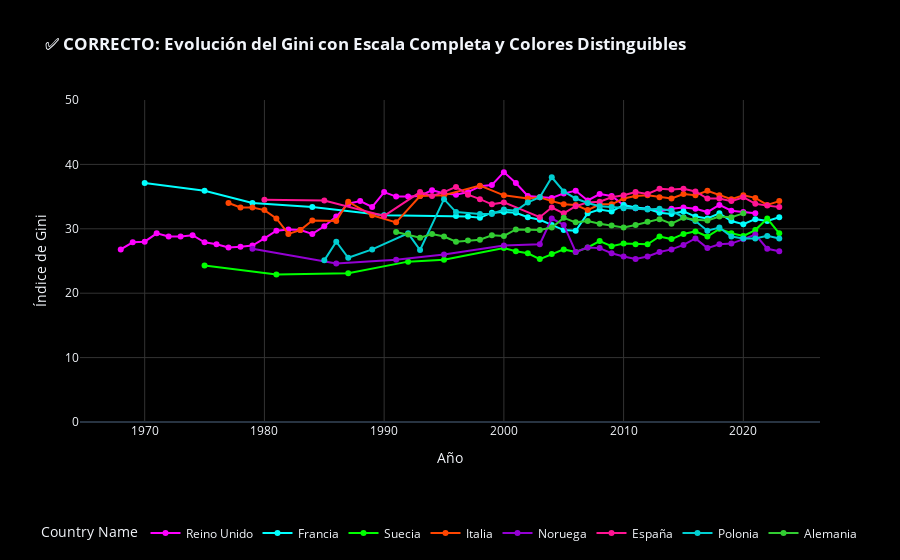

The cell this chart's notebook holds for it:
### Markdown cell above
## Comparación: Visualización Correcta vs. Problemática

A continuación se muestra una comparación lado a lado para demostrar el impacto de estos problemas.

### Code cell
# ==========================================================
# COMPARACIÓN: Correcta vs. Problemática
# ==========================================================

# VISUALIZACIÓN CORRECTA
print("✅ VISUALIZACIÓN CORRECTA:")
print("   - Eje Y desde 0 hasta 50")
print("   - Paleta de colores contrastantes y distinguibles")

COLOR_PALETTE_CORRECTA = ['#FF00FF', '#00FFFF', '#00FF00', '#FF4500', '#9400D3',
                          '#FF1493', '#00CED1', '#32CD32']

fig_correcta = px.line(
    df_estudio.sort_values('Year'),
    x='Year',
    y='Value',
    color='Country Name',
    color_discrete_sequence=COLOR_PALETTE_CORRECTA,  # ✅ Colores contrastantes
    markers=True,
    title='<b>✅ CORRECTO: Evolución del Gini con Escala Completa y Colores Distinguibles</b>',
    labels={'Value': 'Índice de Gini', 'Year': 'Año'}
)

fig_correcta.update_layout(
    template='plotly_dark',
    plot_bgcolor='black',
    paper_bgcolor='black',
    yaxis=dict(
        range=[0, 50],  # ✅ Comienza en 0, rango completo
        gridcolor='#333'
    ),
    xaxis=dict(gridcolor='#333'),
    legend=dict(
        orientation="h",
        yanchor="top",
        y=-0.3,
        xanchor="center",
        x=0.5
    )
)

fig_correcta.show()

print("\n" + "="*80)
print("RESUMEN DE PROBLEMAS IDENTIFICADOS:")
print("="*80)
print("1. ❌ Eje Y truncado: Exagera falsamente las diferencias")
print("2. ❌ Paleta de colores similar: Dificulta distinguir países")
print("3. ❌ Múltiples países con colores casi idénticos: Imposible seguir líneas")
print("4. ❌ Leyenda mal posicionada o muy pequeña: Dificulta la lectura")
print("\n✅ SOLUCIONES:")
print("1. ✅ Eje Y desde 0: Muestra la verdadera magnitud")
print("2. ✅ Paleta contrastante: Facilita la comparación")
print("3. ✅ Limitar número de países o usar small multiples")
print("4. ✅ Leyenda clara y bien posicionada")

### Figure 1 — Plotly figure (JSON) as saved in the notebook; plotly's stock layout.template omitted (floating-point values rounded to 4 significant figures)
{"data": [{"hovertemplate": "Country Name=Reino Unido<br>Año=%{x}<br>Índice de Gini=%{y}<extra></extra>", "legendgroup": "Reino Unido", "line": {"color": "#FF00FF", "dash": "solid"}, "marker": {"symbol": "circle"}, "mode": "lines+markers", "name": "Reino Unido", "orientation": "v", "showlegend": true, "x": [1968, 1969, 1970, 1971, 1972, 1973, 1974, 1975, 1976, 1977, 1978, 1979, 1980, 1981, 1982, 1983, 1984, 1985, 1986, 1987, 1988, 1989, 1990, 1991, 1992, 1993, 1994, 1995, 1996, 1997, 1998, 1999, 2000, 2001, 2002, 2003, 2004, 2005, 2006, 2007, 2008, 2009, 2010, 2011, 2012, 2013, 2014, 2015, 2016, 2017, 2018, 2019, 2020, 2021], "xaxis": "x", "y": [26.8, 27.9, 28.0, 29.3, 28.8, 28.8, 29.0, 27.9, 27.6, 27.1, 27.2, 27.4, 28.5, 29.7, 29.9, 29.8, 29.2, 30.4, 31.9, 33.9, 34.3, 33.4, 35.7, 35.0, 35.0, 35.1, 36.0, 35.5, 35.3, 35.7, 36.6, 36.8, 38.8, 37.1, 35.1, 34.9, 34.8, 35.5, 35.9, 34.4, 35.4, 35.1, 33.7, 33.2, 33.1, 32.7, 33.1, 33.3, 33.1, 32.6, 33.7, 32.8, 32.6, 32.4], "yaxis": "y", "type": "scatter"}, {"hovertemplate": "Country Name=Francia<br>Año=%{x}<br>Índice de Gini=%{y}<extra></extra>", "legendgroup": "Francia", "line": {"color": "#00FFFF", "dash": "solid"}, "marker": {"symbol": "circle"}, "mode": "lines+markers", "name": "Francia", "orientation": "v", "showlegend": true, "x": [1970, 1975, 1979, 1984, 1990, 1996, 1997, 1998, 1999, 2000, 2001, 2002, 2003, 2004, 2005, 2006, 2007, 2008, 2009, 2010, 2011, 2012, 2013, 2014, 2015, 2016, 2017, 2018, 2019, 2020, 2021, 2022, 2023], "xaxis": "x", "y": [37.1, 35.9, 34.0, 33.4, 32.1, 32.0, 31.9, 31.7, 32.5, 32.6, 32.5, 31.8, 31.4, 30.6, 29.8, 29.7, 32.4, 33.0, 32.7, 33.7, 33.3, 33.1, 32.5, 32.3, 32.7, 31.9, 31.6, 32.4, 31.2, 30.7, 31.5, 31.2, 31.8], "yaxis": "y", "type": "scatter"}, {"hovertemplate": "Country Name=Suecia<br>Año=%{x}<br>Índice de Gini=%{y}<extra></extra>", "legendgroup": "Suecia", "line": {"color": "#00FF00", "dash": "solid"}, "marker": {"symbol": "circle"}, "mode": "lines+markers", "name": "Suecia", "orientation": "v", "showlegend": true, "x": [1975, 1981, 1987, 1992, 1995, 2000, 2001, 2002, 2003, 2004, 2005, 2006, 2007, 2008, 2009, 2010, 2011, 2012, 2013, 2014, 2015, 2016, 2017, 2018, 2019, 2020, 2021, 2022, 2023], "xaxis": "x", "y": [24.3, 22.9, 23.1, 24.9, 25.2, 27.0, 26.5, 26.2, 25.3, 26.1, 26.8, 26.4, 27.1, 28.1, 27.3, 27.7, 27.6, 27.6, 28.8, 28.4, 29.2, 29.6, 28.8, 30.0, 29.3, 28.9, 29.8, 31.6, 29.3], "yaxis": "y", "type": "scatter"}, {"hovertemplate": "Country Name=Italia<br>Año=%{x}<br>Índice de Gini=%{y}<extra></extra>", "legendgroup": "Italia", "line": {"color": "#FF4500", "dash": "solid"}, "marker": {"symbol": "circle"}, "mode": "lines+markers", "name": "Italia", "orientation": "v", "showlegend": true, "x": [1977, 1978, 1979, 1980, 1981, 1982, 1983, 1984, 1986, 1987, 1989, 1991, 1993, 1995, 1998, 2000, 2002, 2003, 2004, 2005, 2006, 2007, 2008, 2009, 2010, 2011, 2012, 2013, 2014, 2015, 2016, 2017, 2018, 2019, 2020, 2021, 2022, 2023], "xaxis": "x", "y": [34.0, 33.3, 33.3, 32.9, 31.6, 29.2, 29.8, 31.3, 31.2, 34.2, 32.1, 31.0, 35.1, 35.2, 36.7, 35.2, 34.7, 34.9, 34.3, 33.8, 33.7, 32.9, 33.8, 33.8, 34.7, 35.1, 35.2, 34.9, 34.7, 35.4, 35.2, 35.9, 35.2, 34.6, 35.2, 34.8, 33.7, 34.3], "yaxis": "y", "type": "scatter"}, {"hovertemplate": "Country Name=Noruega<br>Año=%{x}<br>Índice de Gini=%{y}<extra></extra>", "legendgroup": "Noruega", "line": {"color": "#9400D3", "dash": "solid"}, "marker": {"symbol": "circle"}, "mode": "lines+markers", "name": "Noruega", "orientation": "v", "showlegend": true, "x": [1979, 1986, 1991, 1995, 2000, 2003, 2004, 2005, 2006, 2007, 2008, 2009, 2010, 2011, 2012, 2013, 2014, 2015, 2016, 2017, 2018, 2019, 2020, 2021, 2022, 2023], "xaxis": "x", "y": [26.9, 24.6, 25.2, 26.0, 27.4, 27.6, 31.6, 30.6, 26.4, 27.1, 27.0, 26.2, 25.7, 25.3, 25.7, 26.4, 26.8, 27.5, 28.5, 27.0, 27.6, 27.7, 28.4, 29.1, 26.9, 26.5], "yaxis": "y", "type": "scatter"}, {"hovertemplate": "Country Name=España<br>Año=%{x}<br>Índice de Gini=%{y}<extra></extra>", "legendgroup": "España", "line": {"color": "#FF1493", "dash": "solid"}, "marker": {"symbol": "circle"}, "mode": "lines+markers", "name": "España", "orientation": "v", "showlegend": true, "x": [1980, 1985, 1990, 1993, 1994, 1995, 1996, 1997, 1998, 1999, 2000, 2003, 2004, 2005, 2006, 2007, 2008, 2009, 2010, 2011, 2012, 2013, 2014, 2015, 2016, 2017, 2018, 2019, 2020, 2021, 2022, 2023], "xaxis": "x", "y": [34.5, 34.4, 32.0, 35.7, 35.1, 35.7, 36.5, 35.3, 34.6, 33.8, 34.1, 31.8, 33.3, 32.4, 33.5, 34.1, 34.2, 34.9, 35.2, 35.7, 35.4, 36.2, 36.1, 36.2, 35.8, 34.7, 34.7, 34.3, 34.9, 33.9, 33.6, 33.4], "yaxis": "y", "type": "scatter"}, {"hovertemplate": "Country Name=Polonia<br>Año=%{x}<br>Índice de Gini=%{y}<extra></extra>", "legendgroup": "Polonia", "line": {"color": "#00CED1", "dash": "solid"}, "marker": {"symbol": "circle"}, "mode": "lines+markers", "name": "Polonia", "orientation": "v", "showlegend": true, "x": [1985, 1986, 1987, 1989, 1992, 1993, 1995, 1996, 1998, 1999, 2000, 2001, 2002, 2003, 2004, 2005, 2006, 2007, 2008, 2009, 2010, 2011, 2012, 2013, 2014, 2015, 2016, 2017, 2018, 2019, 2020, 2021, 2022, 2023], "xaxis": "x", "y": [25.1, 28.0, 25.5, 26.8, 29.3, 26.7, 34.6, 32.6, 32.3, 32.3, 33.0, 32.8, 34.1, 34.9, 38.0, 35.8, 34.7, 34.0, 33.5, 33.4, 33.2, 33.2, 33.0, 33.1, 32.8, 31.8, 31.2, 29.7, 30.2, 28.8, 28.5, 28.5, 28.9, 28.5], "yaxis": "y", "type": "scatter"}, {"hovertemplate": "Country Name=Alemania<br>Año=%{x}<br>Índice de Gini=%{y}<extra></extra>", "legendgroup": "Alemania", "line": {"color": "#32CD32", "dash": "solid"}, "marker": {"symbol": "circle"}, "mode": "lines+markers", "name": "Alemania", "orientation": "v", "showlegend": true, "x": [1991, 1992, 1993, 1994, 1995, 1996, 1997, 1998, 1999, 2000, 2001, 2002, 2003, 2004, 2005, 2006, 2007, 2008, 2009, 2010, 2011, 2012, 2013, 2014, 2015, 2016, 2017, 2018, 2019, 2020], "xaxis": "x", "y": [29.5, 29.1, 28.6, 29.2, 28.8, 28.0, 28.2, 28.3, 29.0, 28.9, 29.9, 29.8, 29.8, 30.2, 31.7, 31.0, 31.2, 30.8, 30.5, 30.2, 30.6, 31.1, 31.5, 30.8, 31.7, 31.4, 31.3, 31.9, 31.8, 32.4], "yaxis": "y", "type": "scatter"}], "layout": {"xaxis": {"anchor": "y", "domain": [0.0, 1.0], "title": {"text": "Año"}, "gridcolor": "#333"}, "yaxis": {"anchor": "x", "domain": [0.0, 1.0], "title": {"text": "Índice de Gini"}, "range": [0, 50], "gridcolor": "#333"}, "legend": {"title": {"text": "Country Name"}, "tracegroupgap": 0, "orientation": "h", "yanchor": "top", "y": -0.3, "xanchor": "center", "x": 0.5}, "title": {"text": "<b>✅ CORRECTO: Evolución del Gini con Escala Completa y Colores Distinguibles</b>"}, "plot_bgcolor": "black", "paper_bgcolor": "black"}}
